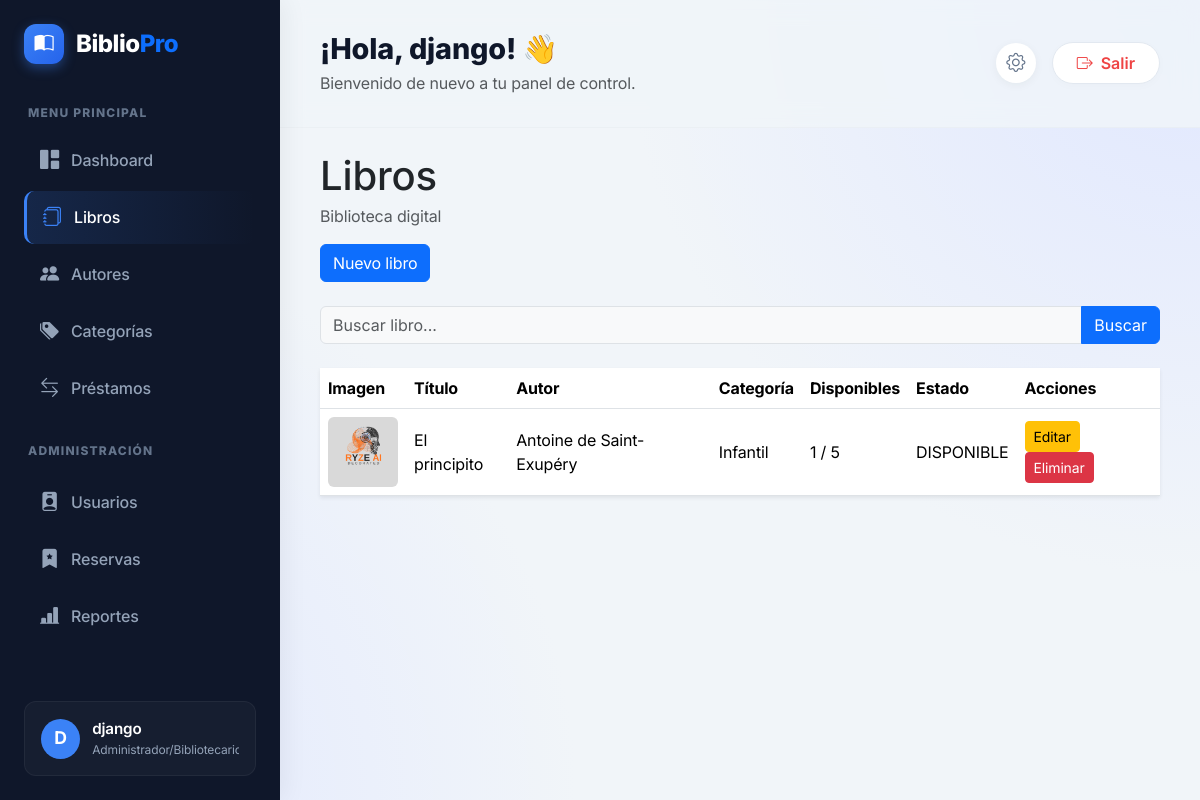
Before: /libros/ (signed in) with the older database file.
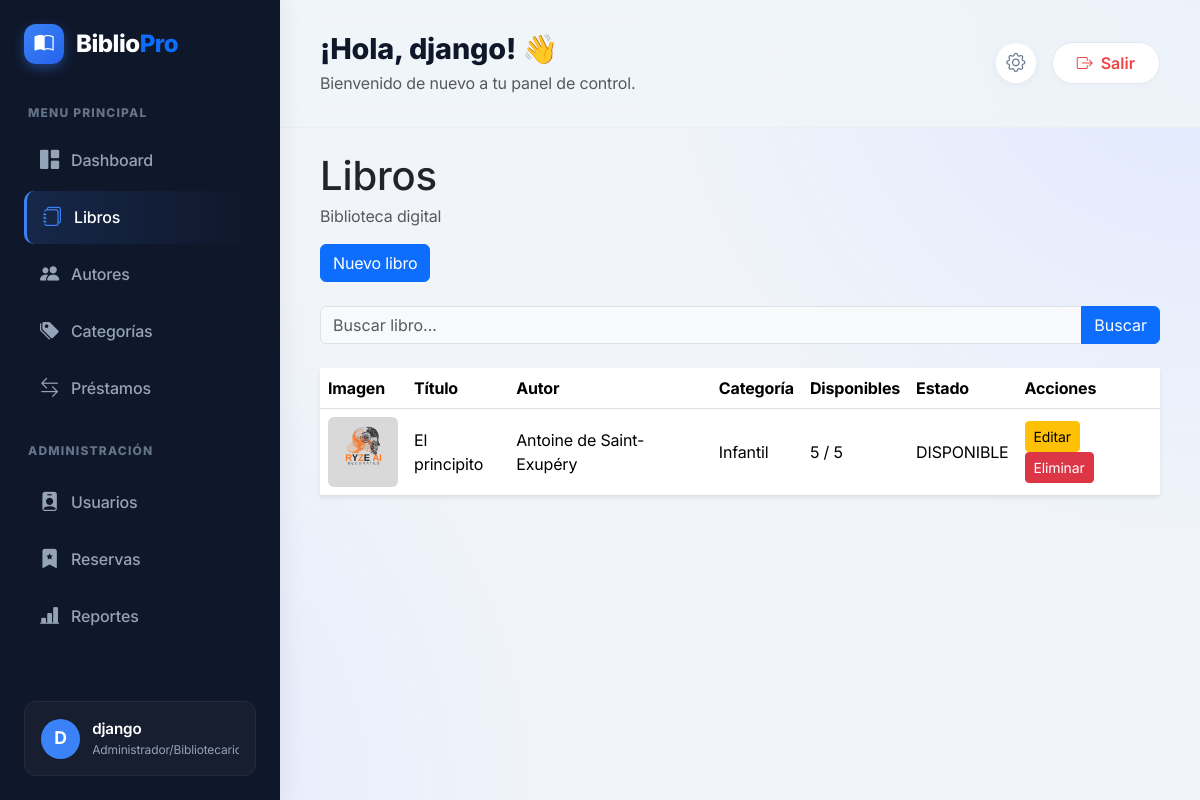
After: the same page with the newer database file.
### libros/models.py (models this page shows, shortened)
class Libro(models.Model):
    ESTADOS = [
        ('DISPONIBLE', 'Disponible'),
        ('PRESTADO', 'Prestado'),
        ('RESERVADO', 'Reservado'),
        ('RETRASADO', 'Retrasado'),
    ]
    titulo = models.CharField(
        max_length=200
    )
    isbn = models.CharField(
        max_length=20,
        unique=True
    )
    descripcion = models.TextField()
    autor = models.ForeignKey(
        Autor,
        on_delete=models.CASCADE
    )
    categoria = models.ForeignKey(
        Categoria,
        on_delete=models.CASCADE
    )
    imagen = models.ImageField(
        upload_to='libros/',
        blank=True,
        null=True
    )
    cantidad = models.PositiveIntegerField(
        default=1
    )
    disponibles = models.PositiveIntegerField(
        default=1
    )
    estado = models.CharField(
        max_length=20,
        choices=ESTADOS,
        default='DISPONIBLE'
    )
    fecha_creacion = models.DateTimeField(
        auto_now_add=True
    )

class Autor(models.Model):
    nombre = models.CharField(
        max_length=200
    )
    def __str__(self):
        return self.nombre

class Categoria(models.Model):
    nombre = models.CharField(
        max_length=200
    )
    def __str__(self):
        return self.nombre

### libros/views.py (the view)
@login_required
def lista_libros(request):
    libros = Libro.objects.all()
    buscar = request.GET.get('buscar')
    if buscar:
        libros = libros.filter(
            titulo__icontains=buscar
        )
    prestamos_usuario = Prestamo.objects.filter(
        usuario=request.user,
        estado__in=[
            'PENDIENTE',
            'ACTIVO',
            'RETRASADO'
        ]
    )
    libros_solicitados = []
    for prestamo in prestamos_usuario:
        libros_solicitados.append(
            prestamo.libro.id
        )
    return render(
        request,
        'libros/lista_libros.html',
        {
            'libros': libros,
            'libros_solicitados': libros_solicitados
        }
    )

### libros/templates/libros/lista_libros.html (shortened to what this page needs)
{% extends 'base.html' %}
{% block content %}
<div class="page-header align-items-end mb-4">
    <div>
        <h1 class="fw-extrabold text-dark mb-1">Libros</h1>
        <p class="text-muted">
            Biblioteca digital
        </p>
    </div>
    {% if request.user.perfil.rol == 'ADMIN' %}
    <a href="{% url 'crear_libro' %}" class="btn btn-primary">
        Nuevo libro
    </a>
    {% endif %}
</div>
<form method="GET" class="mb-4">
    <div class="input-group">
        <input type="text" name="buscar" class="form-control bg-light" placeholder="Buscar libro..."
            value="{{request.GET.buscar}}">
        <button class="btn btn-primary">
            Buscar
        </button>
    </div>
</form>
<div class="panel border-0 shadow-sm table-panel mt-4">
    <div class="panel-body">
        <table class="table align-middle">
            <thead>
                <tr>
                    <th>Imagen</th>
                    <th>Título</th>
                    <th>Autor</th>
                    <th>Categoría</th>
                    <th>Disponibles</th>
                    <th>Estado</th>
                    <th>Acciones</th>
                </tr>
            </thead>
            <tbody>
                {% for libro in libros %}
                <tr>
                    <td>
                        {% if libro.imagen %}
                        <img src="{{ libro.imagen.url }}" width="70" class="rounded">
                        {% else %}
                        Sin imagen
                        {% endif %}
                    </td>
                    <td>{{libro.titulo}}</td>
                    <td>{{libro.autor}}</td>
                    <td>{{libro.categoria}}</td>
                    <td>
                        {{libro.disponibles}} / {{libro.cantidad}}
                    </td>
                    <td>
                        {{libro.estado}}
                    </td>
                    <td>
                        {% if request.user.perfil.rol == 'ADMIN' %}
                        <a href="{% url 'editar_libro' libro.id %}" class="btn btn-warning btn-sm">
                            Editar
                        </a>
                        <a href="{% url 'eliminar_libro' libro.id %}" class="btn btn-danger btn-sm" onclick="return confirm('¿Estás seguro de eliminar este libro?')">
                            Eliminar
                        </a>
                        {% endif %}
                    </td>
                </tr>
                {% empty %}
                <tr>
                    <td colspan="7">
                        No hay libros registrados
                    </td>
                </tr>
                {% endfor %}
            </tbody>
        </table>
    </div>
</div>
{% endblock %}

Changed rows visible on the page:
changed Libro "El principito": disponibles "1" → "5"
